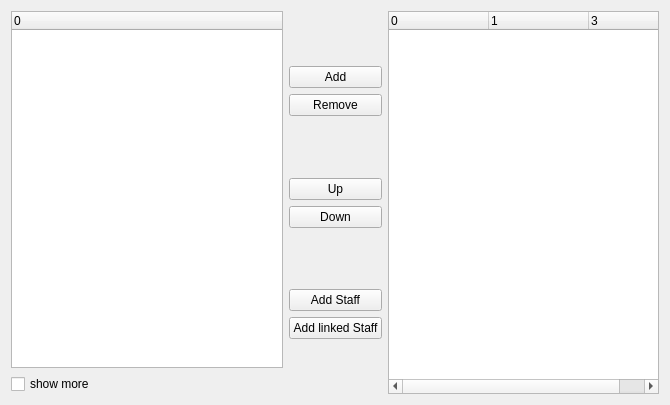
<?xml version="1.0" encoding="UTF-8"?>
<ui version="4.0">
 <class>InstrumentWizard</class>
 <widget class="QWidget" name="InstrumentWizard">
  <property name="geometry">
   <rect>
    <x>0</x>
    <y>0</y>
    <width>670</width>
    <height>405</height>
   </rect>
  </property>
  <property name="windowTitle">
   <string>Form</string>
  </property>
  <layout class="QHBoxLayout" name="horizontalLayout">
   <item>
    <layout class="QVBoxLayout" name="verticalLayout">
     <item>
      <widget class="QTreeWidget" name="instrumentList">
       <property name="alternatingRowColors">
        <bool>true</bool>
       </property>
       <property name="uniformRowHeights">
        <bool>true</bool>
       </property>
       <property name="itemsExpandable">
        <bool>true</bool>
       </property>
       <property name="columnCount">
        <number>1</number>
       </property>
       <column>
        <property name="text">
         <string>0</string>
        </property>
       </column>
      </widget>
     </item>
     <item>
      <widget class="QCheckBox" name="showMore">
       <property name="text">
        <string>show more</string>
       </property>
      </widget>
     </item>
    </layout>
   </item>
   <item>
    <layout class="QVBoxLayout">
     <item>
      <spacer>
       <property name="orientation">
        <enum>Qt::Vertical</enum>
       </property>
       <property name="sizeHint" stdset="0">
        <size>
         <width>20</width>
         <height>40</height>
        </size>
       </property>
      </spacer>
     </item>
     <item>
      <widget class="QPushButton" name="addButton">
       <property name="sizePolicy">
        <sizepolicy hsizetype="Minimum" vsizetype="Fixed">
         <horstretch>0</horstretch>
         <verstretch>0</verstretch>
        </sizepolicy>
       </property>
       <property name="text">
        <string>Add</string>
       </property>
      </widget>
     </item>
     <item>
      <widget class="QPushButton" name="removeButton">
       <property name="sizePolicy">
        <sizepolicy hsizetype="Minimum" vsizetype="Fixed">
         <horstretch>0</horstretch>
         <verstretch>0</verstretch>
        </sizepolicy>
       </property>
       <property name="text">
        <string>Remove</string>
       </property>
      </widget>
     </item>
     <item>
      <spacer>
       <property name="orientation">
        <enum>Qt::Vertical</enum>
       </property>
       <property name="sizeHint" stdset="0">
        <size>
         <width>20</width>
         <height>40</height>
        </size>
       </property>
      </spacer>
     </item>
     <item>
      <widget class="QPushButton" name="upButton">
       <property name="sizePolicy">
        <sizepolicy hsizetype="Minimum" vsizetype="Fixed">
         <horstretch>0</horstretch>
         <verstretch>0</verstretch>
        </sizepolicy>
       </property>
       <property name="text">
        <string>Up</string>
       </property>
      </widget>
     </item>
     <item>
      <widget class="QPushButton" name="downButton">
       <property name="sizePolicy">
        <sizepolicy hsizetype="Minimum" vsizetype="Fixed">
         <horstretch>0</horstretch>
         <verstretch>0</verstretch>
        </sizepolicy>
       </property>
       <property name="text">
        <string>Down</string>
       </property>
      </widget>
     </item>
     <item>
      <spacer>
       <property name="orientation">
        <enum>Qt::Vertical</enum>
       </property>
       <property name="sizeHint" stdset="0">
        <size>
         <width>20</width>
         <height>40</height>
        </size>
       </property>
      </spacer>
     </item>
     <item>
      <widget class="QPushButton" name="belowButton">
       <property name="sizePolicy">
        <sizepolicy hsizetype="Minimum" vsizetype="Fixed">
         <horstretch>0</horstretch>
         <verstretch>0</verstretch>
        </sizepolicy>
       </property>
       <property name="text">
        <string>Add Staff</string>
       </property>
      </widget>
     </item>
     <item>
      <widget class="QPushButton" name="linkedButton">
       <property name="text">
        <string>Add linked Staff</string>
       </property>
      </widget>
     </item>
     <item>
      <spacer>
       <property name="orientation">
        <enum>Qt::Vertical</enum>
       </property>
       <property name="sizeHint" stdset="0">
        <size>
         <width>20</width>
         <height>40</height>
        </size>
       </property>
      </spacer>
     </item>
    </layout>
   </item>
   <item>
    <widget class="QTreeWidget" name="partiturList">
     <property name="alternatingRowColors">
      <bool>true</bool>
     </property>
     <property name="uniformRowHeights">
      <bool>true</bool>
     </property>
     <property name="columnCount">
      <number>3</number>
     </property>
     <column>
      <property name="text">
       <string>0</string>
      </property>
     </column>
     <column>
      <property name="text">
       <string>1</string>
      </property>
     </column>
     <column>
      <property name="text">
       <string notr="true">3</string>
      </property>
     </column>
    </widget>
   </item>
  </layout>
 </widget>
 <resources/>
 <connections/>
</ui>
